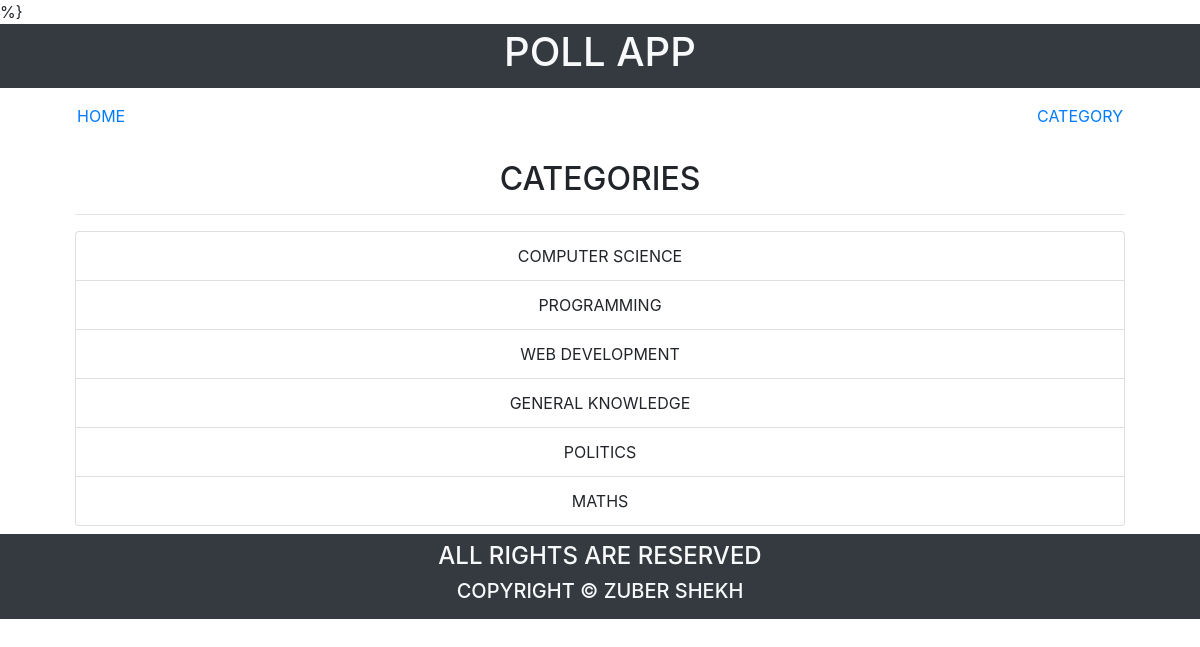
/polls/category/, run on the app's committed database.
### polls/models.py (models this page shows)
class Category(models.Model):
    name = models.CharField(max_length=100)
    description = models.TextField(null=True)
    image = models.ImageField(null=True)
    def __str__(self):
        return f'{self.name}'

### polls/views.py (the view)
# urls.py: path('category/',views.CategoryListView.as_view(),name='category'),
class CategoryListView(ListView):
    model = Category
    context_object_name = 'categories'
    template_name = 'polls/category_list.html'

### polls/templates/polls/category_list.html
%}{% extends 'polls/base.html' %}
{% block content %}
<section class="container">
    <div class="row">
        <div class="col-md-12">
            <section class="container text-center text-uppercase mb-2">
                <h2 class="">categories</h2>
                <hr>
                <ul class="list-group text-uppercase">
                    {% for category in categories %}
                        <li class="list-group-item" >{{category}}</li>
                    {% endfor %}
                </ul>
            </section>
        </div>
    </div>
</section>
{% endblock content %}

### data on the page
Category: name "COMPUTER SCIENCE"
Category: name "PROGRAMMING"
Category: name "WEB DEVELOPMENT"
Category: name "GENERAL KNOWLEDGE"
Category: name "POLITICS"
Category: name "MATHS"
